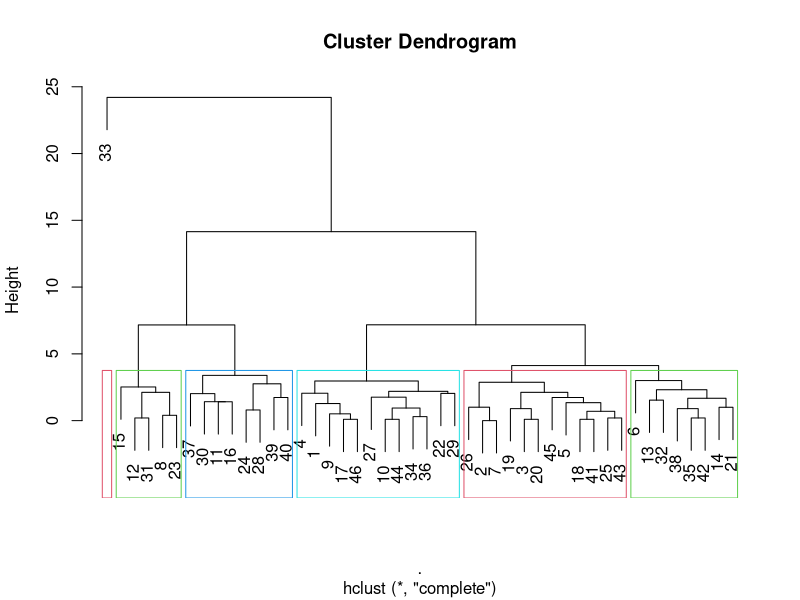
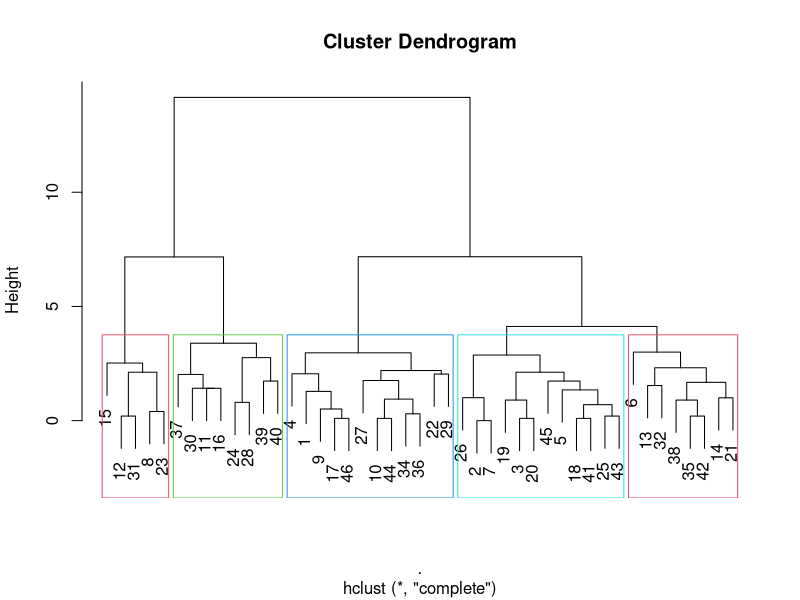
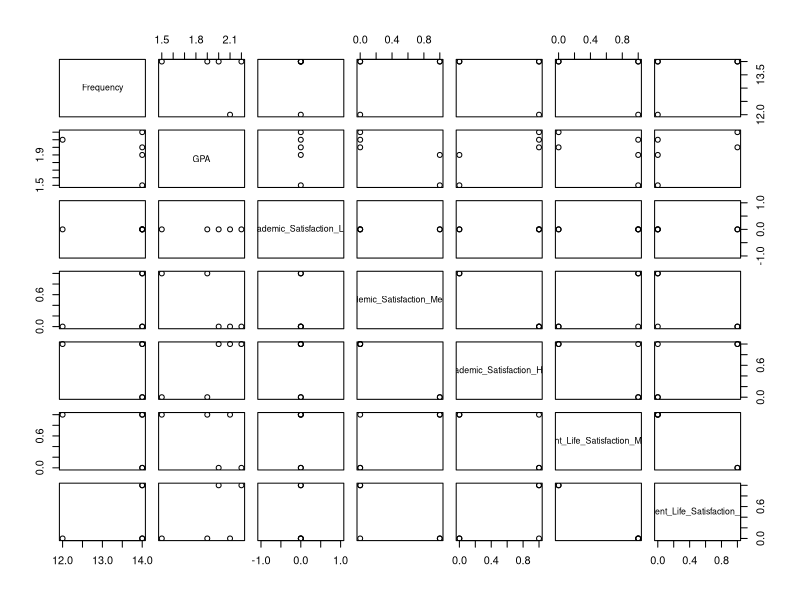
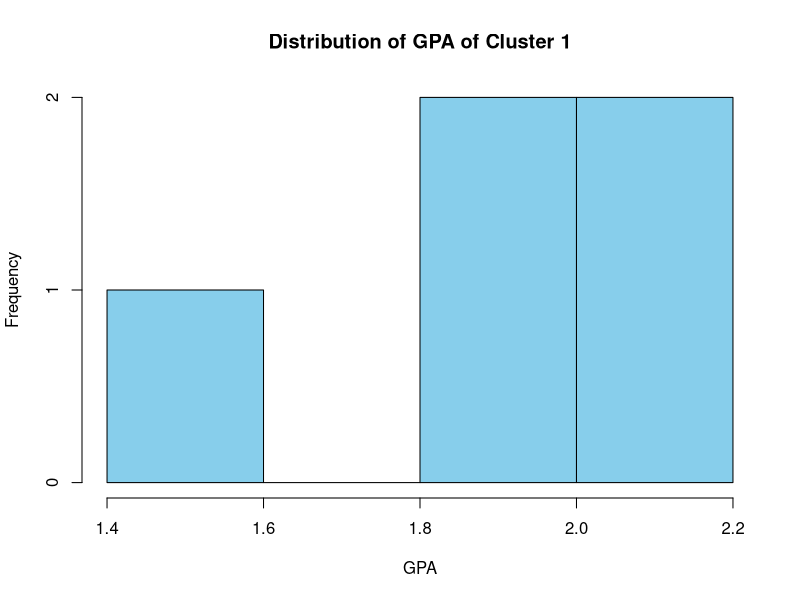
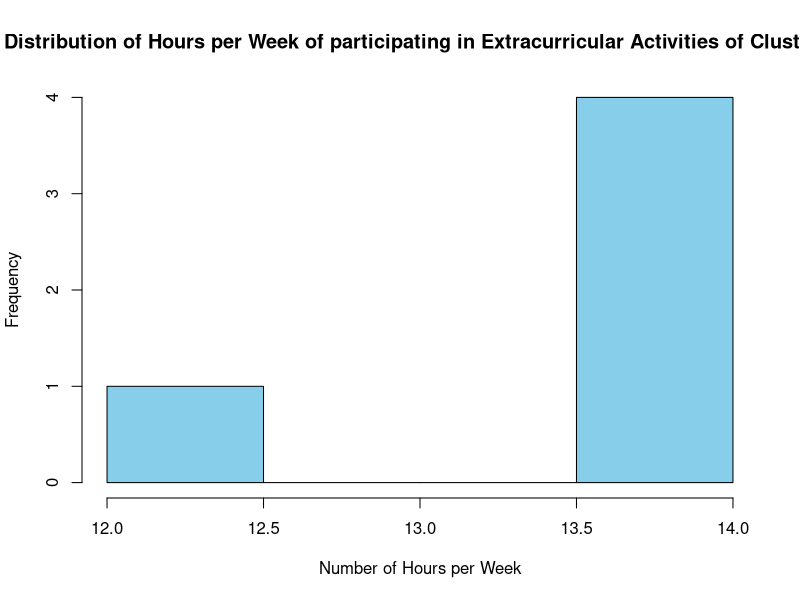
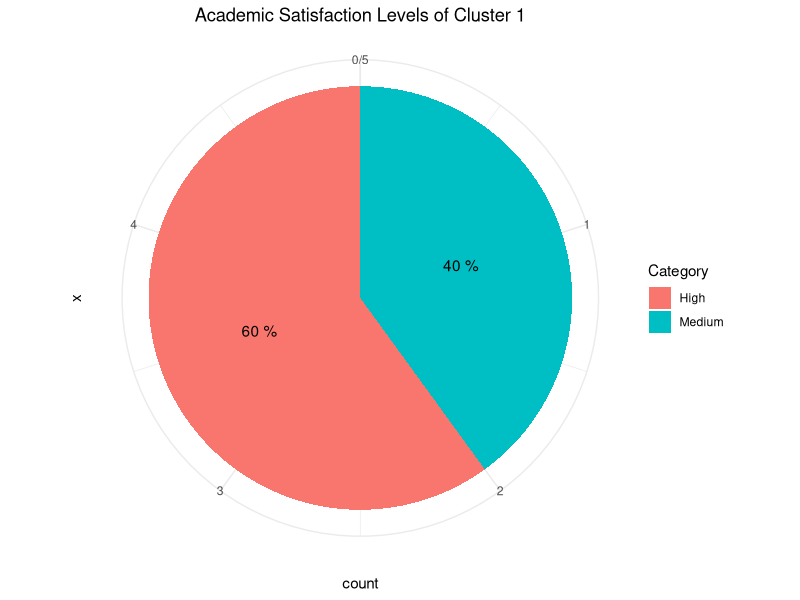
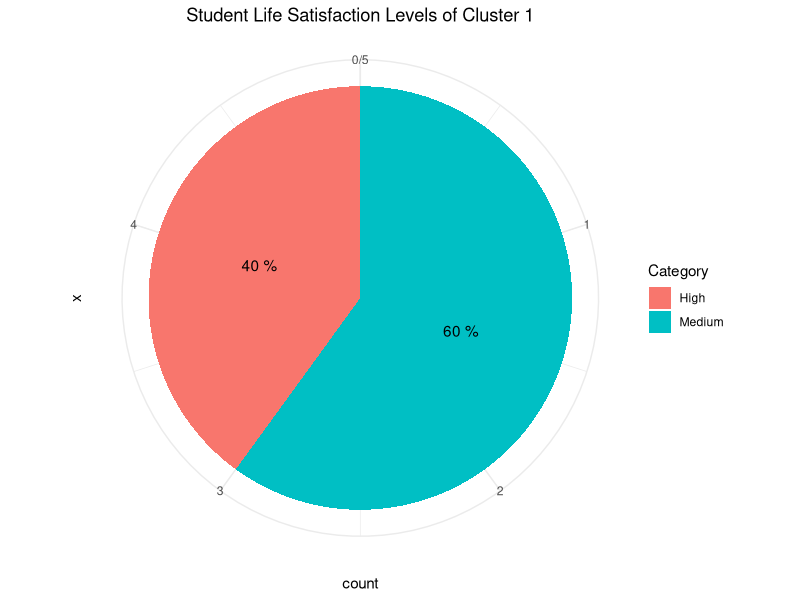
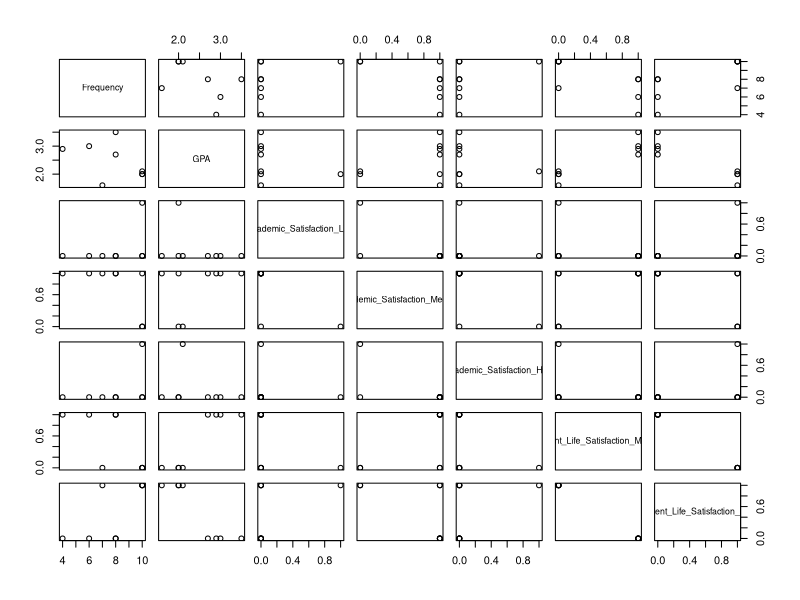

Write the R code that produced these figures, in order.
# read data from .csv, and load to a dataframe
library(readr)
library(dplyr)

data <- read_csv("Survey_Response.csv")
head(data)

# remove "timestamp" column
data <- data %>%
  select(-Timestamp)
head(data)

# Rename Columns in the dataframe
column_names <- colnames(data)
print(column_names)
column_mapping <- c(
  "What is your age?\nTuổi của bạn là bao nhiêu?" = "Age",
  "Which year are you in?\nBạn là sinh viên năm mấy?" = "Intake",
  "What is your gender?\nGiới tính của bạn là gì?" = "Gender",
  
  "What is your major or field of study?\nChuyên ngành học của bạn là gì?" = "Major",
  "Are you involved in any extracurricular activities? (Select all that apply)\nBạn có tham gia vào các hoạt động ngoại khóa nào không? (Hãy chọn tất cả những hoạt động bạn tham gia)" = "Activities",
  "How many hours per week, on average, do you spend on extracurricular activities? (Example: Sports, Club, Project,...)\nTrung bình mỗi tuần, bạn dành bao nhiêu giờ cho các hoạt động ngoại khóa?\nPlease insert number of hours" = "Frequency",
  "What is your current GPA? - German Scale 1.0-4.0\n(All information is secured and non-disclosed and only used for educational and research purposes)\nĐiểm trung bình hiện tại hoặc tình hình học tập của bạn là gì? (Tất cả thông tin được bảo mật và không được tiết lộ, chỉ được sử dụng cho mục đích giáo dục và nghiên cứu)" = "GPA",
  "How satisfied are you with your academic performance? \nBạn cảm thấy hài lòng như thế nào với hiệu suất học tập của mình?" = "Academic_Satisfaction",
  
  "How satisfied are you with your overall university experience? (Example: Teacher dedication, friends, life quality,...)\nBạn cảm thấy hài lòng như thế nào với trải nghiệm tổng thể tại trường đại học? (Ví dụ: Sự tận tâm của giảng viên, bạn bè, chất lượng cuộc sống,...)" = "Student_Life_Satisfaction"
)
colnames(data) <- column_mapping
column_names <- colnames(data)

# Create Dummy Variables for "Gender" column
Male <- ifelse(data$Gender == 'Male (Nam)', 1, 0)
Female <- ifelse(data$Gender == 'Female (Nữ)', 1, 0)
Prefer_Not_To_Say <- ifelse(data$Gender == 'Prefer not to say', 1, 0)

data_new_gender <- cbind(
  data,
  Male = Male,
  Female = Female,
  Prefer_Not_To_Say = Prefer_Not_To_Say
)

# View the new data frame
data_new_gender

# create Dummy Variables for "Activities" column
Clubs <- ifelse(data$Activities == 'Clubs or Organizations (Câu lạc bộ hoặc tổ chức)', 1, 0)
Side_Project <- ifelse(data$Activities == 'Side project', 1, 0)
Sports_Not_Clubs_Based <- ifelse(data$Activities == 'Sports (not club-based) (Thể thao không thuộc câu lạc bộ )', 1, 0)
Volunteers <- ifelse(data$Activities == 'Volunteer Work (Hoạt động tình nguyện)', 1, 0)
No_Activities <- ifelse(data$Activities == 'No', 1, 0)

data_new_gender_activities <- cbind(
  data_new_gender,
  Clubs = Clubs,
  Side_Project = Side_Project,
  Sports_Not_Clubs_Based = Sports_Not_Clubs_Based,
  Volunteers = Volunteers,
  No_Activities = No_Activities
)

# View the new data frame
data_new_gender_activities

# extract the unique activities for each student
unique_activities <- unique(data$Activities)
unique_activities
activity_binary <- data.frame(matrix(0, nrow = nrow(data), ncol = length(unique_activities)))
colnames(activity_binary) <- unique_activities
for (i in 1:nrow(data)) {
  selected_activities <- unlist(strsplit(data$Activities[i], ", "))  # Assuming activities are separated by a comma and space
  activity_binary[i, selected_activities] <- 1
}
data_activities_test <- cbind(data_new_gender, activity_binary)


# create Dummy Variables for "Major" column
CSE <- ifelse(data$Major == 'CSE', 1, 0)
MEN <- ifelse(data$Major == 'MEN', 1, 0)
BFA <- ifelse(data$Major == 'BFA', 1, 0)
ARC <- ifelse(data$Major == 'ARC', 1, 0)
BCE <- ifelse(data$Major == 'BCE', 1, 0)
BBA <- ifelse(data$Major == 'BBA', 1, 0)
ECE <- ifelse(data$Major == 'ECE', 1, 0)

data_gender_activities_major <- cbind(data_activities_test,
                                      CSE = CSE,
                                      MEN = MEN,
                                      ECE = ECE,
                                      BFA = BFA,
                                      BBA = BBA,
                                      ARC = ARC,
                                      BCE = BCE
)


# create Dummy (Category) Variables for Academic Satisfaction, and Student Life Satisfaction column
data_gender_activities_major$Academic_Satisfaction_Low <- ifelse(data_gender_activities_major$Academic_Satisfaction >= 1 & data_gender_activities_major$Academic_Satisfaction <= 3, 1, 0)
data_gender_activities_major$Academic_Satisfaction_Medium <- ifelse(data_gender_activities_major$Academic_Satisfaction >= 4 & data_gender_activities_major$Academic_Satisfaction <= 7, 1, 0)
data_gender_activities_major$Academic_Satisfaction_High <- ifelse(data_gender_activities_major$Academic_Satisfaction >= 8 & data_gender_activities_major$Academic_Satisfaction <= 10, 1, 0)
data_gender_activities_major

data_gender_activities_major$Student_Life_Satisfaction_Low <- ifelse(data_gender_activities_major$Student_Life_Satisfaction >= 1 & data_gender_activities_major$Student_Life_Satisfaction <= 3, 1, 0)
data_gender_activities_major$Student_Life_Satisfaction_Medium <- ifelse(data_gender_activities_major$Student_Life_Satisfaction >= 4 & data_gender_activities_major$Student_Life_Satisfaction <= 7, 1, 0)
data_gender_activities_major$Student_Life_Satisfaction_High <- ifelse(data_gender_activities_major$Student_Life_Satisfaction >= 8 & data_gender_activities_major$Student_Life_Satisfaction <= 10, 1, 0)


# Change intake values to numeric
intake_mapping <- c(
  "First year of University (Năm nhất)" = 1,
  "Second year of University (Năm hai)" = 2,
  "Third year of University (Năm ba)" = 3,
  "Fourth Year of University (Năm bốn)" = 4,
  "Fifth" = 5  # Assign the numeric value for "Fifth"
)

# Use the mapping to update the "Intake" column
data_gender_activities_major$Intake <- intake_mapping[data_gender_activities_major$Intake]

column_names <- colnames(data_gender_activities_major)

# select necessary variables to a new dataframe for analysis
relevant_variables <- c(
  "Frequency",
  "GPA",
  "Academic_Satisfaction_Low",
  "Academic_Satisfaction_Medium",
  "Academic_Satisfaction_High",
  "Student_Life_Satisfaction_Low",
  "Student_Life_Satisfaction_Medium",
  "Student_Life_Satisfaction_High"
)

#library(dplyr)

# Create a new data frame with the selected variables
new_data <- data_gender_activities_major[relevant_variables]

new_data_test <- new_data %>%
  select(-Academic_Satisfaction_Low)

new_data_test <- new_data %>%
  select(-Student_Life_Satisfaction_Low)


# Draw the Dendrogram (using "Complete Linkage", "Euclidean" Distance)
hc_new_data <- new_data_test %>% #get cars data
  dist %>% #compute distance/dissimilarity matrix
  hclust #compute hierarchical cluster
plot(hc_new_data) #plot dendogram
# cut the Dendrogram to create 6 clusters
rect.hclust(hc_new_data, k = 6, border = 2:5)

# Remove datapoint 33th (due to Outlier), and re-draw the Dendrogram
new_data_after <- new_data_test[-33,]
hc_new_data_after <- new_data_after %>%
  dist %>%
  hclust
plot(hc_new_data_after)
# cut the Dendrogram to create 5 clusters
rect.hclust(hc_new_data_after, k = 5, border = 2:5)

# extract observations from Cluster 1 to a dataframe for analysis
# cluster 1
cluster_1 <- new_data_after[c(8,23,12,31,15),]
summary(cluster_1)
plot(cluster_1)

# Draw the Histogram for Frequency, and GPA Distribution of students in Cluster 1
hist(cluster_1$GPA, 
     main = "Distribution of GPA of Cluster 1",
     xlab = "GPA",
     ylab = "Frequency",
     col = "skyblue",
     border = "black")

hist(cluster_1$Frequency, 
     main = "Distribution of Hours per Week of participating in Extracurricular Activities of Cluster 1",
     xlab = "Number of Hours per Week",
     ylab = "Frequency",
     col = "skyblue",
     border = "black")


# extract observations of Cluster 1, from the original dataframe
# to draw the Pie chart showing percentage of students basing on Academic Satisfaction Level

selected_records <- c(23, 8, 12, 15,31)

subset_df <- data_gender_activities_major[selected_records, ]

categorize_academic_satisfaction <- function(level) {
  if (level >= 1 & level <= 3) {
    return("Low")
  } else if (level >= 4 & level <= 7) {
    return("Medium")
  } else if (level >= 8 & level <= 10) {
    return("High")
  } else {
    return("Invalid")
  }
}

subset_df$Academic_Satisfaction_Category <- sapply(subset_df$Academic_Satisfaction, categorize_academic_satisfaction)

library(ggplot2)
ggplot(subset_df, aes(x = "", fill = Academic_Satisfaction_Category)) +
  geom_bar(width = 1) +
  geom_text(stat = "count", aes(label = paste(round((..count..)/sum(..count..)*100), "%")), 
            position = position_stack(vjust = 0.5)) +
  coord_polar(theta = "y") +
  labs(title = "Academic Satisfaction Levels of Cluster 1", fill = "Category") +
  theme_minimal() +
  theme(
    plot.title = element_text(hjust = 0.5)  # Center the title
  )


# extract observations of Cluster 1 from the original dataframe
# to draw the Pie chart to see the percentage of students basing on Student Life Satisfaction Level
selected_records_sl <- c(23, 8, 12, 15,31)

subset_df_sl <- data_gender_activities_major[selected_records_sl, ]
subset_df_sl

categorize_student_life_satisfaction <- function(level) {
  if (level >= 1 & level <= 3) {
    return("Low")
  } else if (level >= 4 & level <= 7) {
    return("Medium")
  } else if (level >= 8 & level <= 10) {
    return("High")
  } else {
    return("Invalid")
  }
}

subset_df_sl$Student_Life_Satisfaction_Category <- sapply(subset_df_sl$Student_Life_Satisfaction, categorize_student_life_satisfaction)

library(ggplot2)
ggplot(subset_df_sl, aes(x = "", fill = Student_Life_Satisfaction_Category)) +
  geom_bar(width = 1) +
  geom_text(stat = "count", aes(label = paste(round((..count..)/sum(..count..)*100), "%")), 
            position = position_stack(vjust = 0.5)) +
  coord_polar(theta = "y") +
  labs(title = "Student Life Satisfaction Levels of Cluster 1", fill = "Category") +
  theme_minimal() +
  theme(
    plot.title = element_text(hjust = 0.5)  # Center the title
  )


# extract observations of Cluster 2 for analysis
# cluster 2
cluster_2 <- new_data_after[c(39,40,24,28,11,16,30,37),]
summary(cluster_2)
plot(cluster_2)

# Draw the Histogram to see the Distribution of GPA, and Frequency of students in Cluster 2
hist(cluster_2$GPA, 
     main = "Distribution of GPA of Cluster 2",
     xlab = "GPA",
     ylab = "Frequency",
     col = "skyblue",
     border = "black")

hist(cluster_2$Frequency, 
     main = "Distribution of Hours per Week of participating in Extracurricular Activities of Cluster 2",
     xlab = "Number of Hours per Week",
     ylab = "Frequency",
     col = "skyblue",
     border = "black")


# extract observations of Cluster 2 from the original dataframe
# to draw the Pie chart to see percentage of students basing on Academic Satisfaction Levels
selected_records_2 <- c(39,40,24,28,11,16,30,37)


subset_df_2 <- data_gender_activities_major[selected_records_2, ]
subset_df_2

categorize_academic_satisfaction <- function(level) {
  if (level >= 1 & level <= 3) {
    return("Low")
  } else if (level >= 4 & level <= 7) {
    return("Medium")
  } else if (level >= 8 & level <= 10) {
    return("High")
  } else {
    return("Invalid")
  }
}

subset_df_2$Academic_Satisfaction_Category <- sapply(subset_df_2$Academic_Satisfaction, categorize_academic_satisfaction)

library(ggplot2)
ggplot(subset_df_2, aes(x = "", fill = Academic_Satisfaction_Category)) +
  geom_bar(width = 1) +
  geom_text(stat = "count", aes(label = paste(round((..count..)/sum(..count..)*100), "%")), 
            position = position_stack(vjust = 0.5)) +
  coord_polar(theta = "y") +
  labs(title = "Academic Satisfaction Levels of Cluster 2", fill = "Category") +
  theme_minimal() +
  theme(
    plot.title = element_text(hjust = 0.5)  # Center the title
  )

# extract observations of Cluster 2 from the original dataframe
# to draw the Pie chart to see percentage of Students basing on Student Life Satisfaction Levels
selected_records_sl_2 <- c(39,40,24,28,11,16,30,37)

subset_df_sl_2 <- data_gender_activities_major[selected_records_sl_2, ]
subset_df_sl_2


categorize_student_life_satisfaction <- function(level) {
  if (level >= 1 & level <= 3) {
    return("Low")
  } else if (level >= 4 & level <= 7) {
    return("Medium")
  } else if (level >= 8 & level <= 10) {
    return("High")
  } else {
    return("Invalid")
  }
}

subset_df_sl_2$Student_Life_Satisfaction_Category <- sapply(subset_df_sl_2$Student_Life_Satisfaction, categorize_student_life_satisfaction)

library(ggplot2)
ggplot(subset_df_sl_2, aes(x = "", fill = Student_Life_Satisfaction_Category)) +
  geom_bar(width = 1) +
  geom_text(stat = "count", aes(label = paste(round((..count..)/sum(..count..)*100), "%")), 
            position = position_stack(vjust = 0.5)) +
  coord_polar(theta = "y") +
  labs(title = "Student Life Satisfaction Levels of Cluster 2", fill = "Category") +
  theme_minimal() +
  theme(
    plot.title = element_text(hjust = 0.5)  # Center the title
  )

# extract Cluster 3 
# cluster 3
cluster_3 <- new_data_after[c(27,29,34,36,10,44,22,17,46,9,1,4),]
summary(cluster_3)
plot(cluster_3)

# Draw Histogram to see the Distribution of GPA, and Frequency of students in Cluster 3
hist(cluster_3$GPA, 
     main = "Distribution of GPA of Cluster 3",
     xlab = "GPA",
     ylab = "Frequency",
     col = "skyblue",
     border = "black")

hist(cluster_3$Frequency, 
     main = "Distribution of Hours per Week of participating in Extracurricular Activities of Cluster 3",
     xlab = "Number of Hours per Week",
     ylab = "Frequency",
     col = "skyblue",
     border = "black")

# extract observations of Cluster 3 from the original dataframe
# to draw the Pie chart to see percentage of students basing on Academic Satisfaction Levels
selected_records_3 <- c(27,29,34,36,10,44,22,17,46,9,1,4)


subset_df_3 <- data_gender_activities_major[selected_records_3, ]
subset_df_3


categorize_academic_satisfaction <- function(level) {
  if (level >= 1 & level <= 3) {
    return("Low")
  } else if (level >= 4 & level <= 7) {
    return("Medium")
  } else if (level >= 8 & level <= 10) {
    return("High")
  } else {
    return("Invalid")
  }
}

subset_df_3$Academic_Satisfaction_Category <- sapply(subset_df_3$Academic_Satisfaction, categorize_academic_satisfaction)

library(ggplot2)
ggplot(subset_df_3, aes(x = "", fill = Academic_Satisfaction_Category)) +
  geom_bar(width = 1) +
  geom_text(stat = "count", aes(label = paste(round((..count..)/sum(..count..)*100), "%")), 
            position = position_stack(vjust = 0.5)) +
  coord_polar(theta = "y") +
  labs(title = "Academic Satisfaction Levels of Cluster 3", fill = "Category") +
  theme_minimal() +
  theme(
    plot.title = element_text(hjust = 0.5)  # Center the title
  )

# extract observations of Cluster 3 from original dataframe
# to draw Pie chart to see percentage of Students basing on Student Life Satisfaction Levels
selected_records_sl_3 <- c(27,29,34,36,10,44,22,17,46,9,1,4)

subset_df_sl_3 <- data_gender_activities_major[selected_records_sl_3, ]
subset_df_sl_3

categorize_student_life_satisfaction <- function(level) {
  if (level >= 1 & level <= 3) {
    return("Low")
  } else if (level >= 4 & level <= 7) {
    return("Medium")
  } else if (level >= 8 & level <= 10) {
    return("High")
  } else {
    return("Invalid")
  }
}

subset_df_sl_3$Student_Life_Satisfaction_Category <- sapply(subset_df_sl_3$Student_Life_Satisfaction, categorize_student_life_satisfaction)

library(ggplot2)
ggplot(subset_df_sl_3, aes(x = "", fill = Student_Life_Satisfaction_Category)) +
  geom_bar(width = 1) +
  geom_text(stat = "count", aes(label = paste(round((..count..)/sum(..count..)*100), "%")), 
            position = position_stack(vjust = 0.5)) +
  coord_polar(theta = "y") +
  labs(title = "Student Life Satisfaction Levels of Cluster 3", fill = "Category") +
  theme_minimal() +
  theme(
    plot.title = element_text(hjust = 0.5)  # Center the title
  )


# extract Cluster 4
# cluster 4
cluster_4 <- new_data_after[c(25,43,18,41,5,45,3,20,19,2,7,26),]
summary(cluster_4)
plot(cluster_4)

# Draw Histogram to see the Distribution of GPA, and Frequency of students in Cluster 4
hist(cluster_4$GPA, 
     main = "Distribution of GPA of Cluster 4",
     xlab = "GPA",
     ylab = "Frequency",
     col = "skyblue",
     border = "black")

hist(cluster_4$Frequency, 
     main = "Distribution of Hours per Week of participating in Extracurricular Activities of Cluster 4",
     xlab = "Number of Hours per Week",
     ylab = "Frequency",
     col = "skyblue",
     border = "black")

# extract observations of Cluster 4 from original dataframe
# to draw Pie chart to see percentage of students basing on Academic Satisfaction Levels
selected_records_4 <- c(25,43,41,18,5,45,20,3,19,2,7,26)

# Logical indexing to select rows
subset_df_4 <- data_gender_activities_major[selected_records_4, ]
subset_df_4

categorize_academic_satisfaction <- function(level) {
  if (level >= 1 & level <= 3) {
    return("Low")
  } else if (level >= 4 & level <= 7) {
    return("Medium")
  } else if (level >= 8 & level <= 10) {
    return("High")
  } else {
    return("Invalid")
  }
}

subset_df_4$Academic_Satisfaction_Category <- sapply(subset_df_4$Academic_Satisfaction, categorize_academic_satisfaction)

library(ggplot2)
ggplot(subset_df_4, aes(x = "", fill = Academic_Satisfaction_Category)) +
  geom_bar(width = 1) +
  geom_text(stat = "count", aes(label = paste(round((..count..)/sum(..count..)*100), "%")), 
            position = position_stack(vjust = 0.5)) +
  coord_polar(theta = "y") +
  labs(title = "Academic Satisfaction Levels of Cluster 4", fill = "Category") +
  theme_minimal() +
  theme(
    plot.title = element_text(hjust = 0.5)  # Center the title
  )

# extract observations of Cluster 4 from original dataframe
# to draw Pie chart to see percentage of students basing on Student Life Satisfaction Levels
selected_records_sl_4 <- c(25,43,18,41,5,45,3,20,19,2,7,26)

# Logical indexing to select rows
subset_df_sl_4 <- data_gender_activities_major[selected_records_sl_4, ]
subset_df_sl_4


categorize_student_life_satisfaction <- function(level) {
  if (level >= 1 & level <= 3) {
    return("Low")
  } else if (level >= 4 & level <= 7) {
    return("Medium")
  } else if (level >= 8 & level <= 10) {
    return("High")
  } else {
    return("Invalid")
  }
}

subset_df_sl_4$Student_Life_Satisfaction_Category <- sapply(subset_df_sl_4$Student_Life_Satisfaction, categorize_student_life_satisfaction)

library(ggplot2)
ggplot(subset_df_sl_4, aes(x = "", fill = Student_Life_Satisfaction_Category)) +
  geom_bar(width = 1) +
  geom_text(stat = "count", aes(label = paste(round((..count..)/sum(..count..)*100), "%")), 
            position = position_stack(vjust = 0.5)) +
  coord_polar(theta = "y") +
  labs(title = "Student Life Satisfaction Levels of Cluster 4", fill = "Category") +
  theme_minimal() +
  theme(
    plot.title = element_text(hjust = 0.5)  # Center the title
  )


# extract Cluster 5
# cluster 5
cluster_5 <- new_data_after[c(14,21,35,42,38,13,32,6),]
summary(cluster_5)
plot(cluster_5)


# Draw Histogram to see the Distribution of GPA, and Frequency of students in Cluster 5
hist(cluster_5$GPA, 
     main = "Distribution of GPA of Cluster 5",
     xlab = "GPA",
     ylab = "Frequency",
     col = "skyblue",
     border = "black")

hist(cluster_5$Frequency, 
     main = "Distribution of Hours per Week of participating in Extracurricular Activities of Cluster 5",
     xlab = "Number of Hours per Week",
     ylab = "Frequency",
     col = "skyblue",
     border = "black")

# extract observations of Cluster 5 from original dataframe
# to draw Pie chart to see percentage of students basing on Academic Satisfaction Levels
selected_records_5 <- c(14,21,42,35,38,32,13,6)


subset_df_5 <- data_gender_activities_major[selected_records_5, ]
subset_df_5


categorize_academic_satisfaction <- function(level) {
  if (level >= 1 & level <= 3) {
    return("Low")
  } else if (level >= 4 & level <= 7) {
    return("Medium")
  } else if (level >= 8 & level <= 10) {
    return("High")
  } else {
    return("Invalid")
  }
}

subset_df_5$Academic_Satisfaction_Category <- sapply(subset_df_5$Academic_Satisfaction, categorize_academic_satisfaction)

library(ggplot2)
ggplot(subset_df_5, aes(x = "", fill = Academic_Satisfaction_Category)) +
  geom_bar(width = 1) +
  geom_text(stat = "count", aes(label = paste(round((..count..)/sum(..count..)*100), "%")), 
            position = position_stack(vjust = 0.5)) +
  coord_polar(theta = "y") +
  labs(title = "Academic Satisfaction Levels of Cluster 5", fill = "Category") +
  theme_minimal() +
  theme(
    plot.title = element_text(hjust = 0.5)  # Center the title
  )

# extract observations of Cluster 5 from original dataframe
# to draw Pie chart to see percentage of Students basing on Student Life Satisfaction
selected_records_sl_5 <- c(14,21,35,42,38,13,32,6)

subset_df_sl_5 <- data_gender_activities_major[selected_records_sl_5, ]
subset_df_sl_5


categorize_student_life_satisfaction <- function(level) {
  if (level >= 1 & level <= 3) {
    return("Low")
  } else if (level >= 4 & level <= 7) {
    return("Medium")
  } else if (level >= 8 & level <= 10) {
    return("High")
  } else {
    return("Invalid")
  }
}

subset_df_sl_5$Student_Life_Satisfaction_Category <- sapply(subset_df_sl_5$Student_Life_Satisfaction, categorize_student_life_satisfaction)

library(ggplot2)
ggplot(subset_df_sl_5, aes(x = "", fill = Student_Life_Satisfaction_Category)) +
  geom_bar(width = 1) +
  geom_text(stat = "count", aes(label = paste(round((..count..)/sum(..count..)*100), "%")), 
            position = position_stack(vjust = 0.5)) +
  coord_polar(theta = "y") +
  labs(title = "Student Life Satisfaction Levels of Cluster 5", fill = "Category") +
  theme_minimal() +
  theme(
    plot.title = element_text(hjust = 0.5)  # Center the title
  )


# Whole dataset

# Draw Histogram to see the Distribution of GPA, and Frequency of students of the whole dataset
hist(data_new_gender_activities$GPA, 
     main = "Distribution of GPA of whole dataset",
     xlab = "GPA",
     ylab = "Frequency",
     col = "skyblue",
     border = "black")

hist(data_new_gender_activities$Frequency, 
     main = "Distribution of Frequency (hours/week) of whole dataset",
     xlab = "Number of Hours per Week",
     ylab = "Frequency",
     col = "skyblue",
     border = "black")

# Draw Pie chart to see percentage of students basing on Academic Satisfaction Levels
data_new_gender_activities$Academic_Satisfaction_Category <- sapply(data_new_gender_activities$Academic_Satisfaction, categorize_academic_satisfaction)

library(ggplot2)
ggplot(data_new_gender_activities, aes(x = "", fill = Academic_Satisfaction_Category)) +
  geom_bar(width = 1) +
  geom_text(stat = "count", aes(label = paste(round((..count..)/sum(..count..)*100), "%")), 
            position = position_stack(vjust = 0.5)) +
  coord_polar(theta = "y") +
  labs(title = "Academic Satisfaction Levels of whole dataset", fill = "Category") +
  theme_minimal() +
  theme(
    plot.title = element_text(hjust = 0.5)  # Center the title
  )

# Draw Pie chart to see percentage of students basing on Student Life Satisfaction Levels
data_new_gender_activities$Student_Life_Satisfaction_Category <- sapply(data_new_gender_activities$Student_Life_Satisfaction, categorize_student_life_satisfaction)

library(ggplot2)
ggplot(subset_df_sl_5, aes(x = "", fill = Student_Life_Satisfaction_Category)) +
  geom_bar(width = 1) +
  geom_text(stat = "count", aes(label = paste(round((..count..)/sum(..count..)*100), "%")), 
            position = position_stack(vjust = 0.5)) +
  coord_polar(theta = "y") +
  labs(title = "Student Life Satisfaction Levels of whole dataset", fill = "Category") +
  theme_minimal() +
  theme(
    plot.title = element_text(hjust = 0.5)  # Center the title
  )